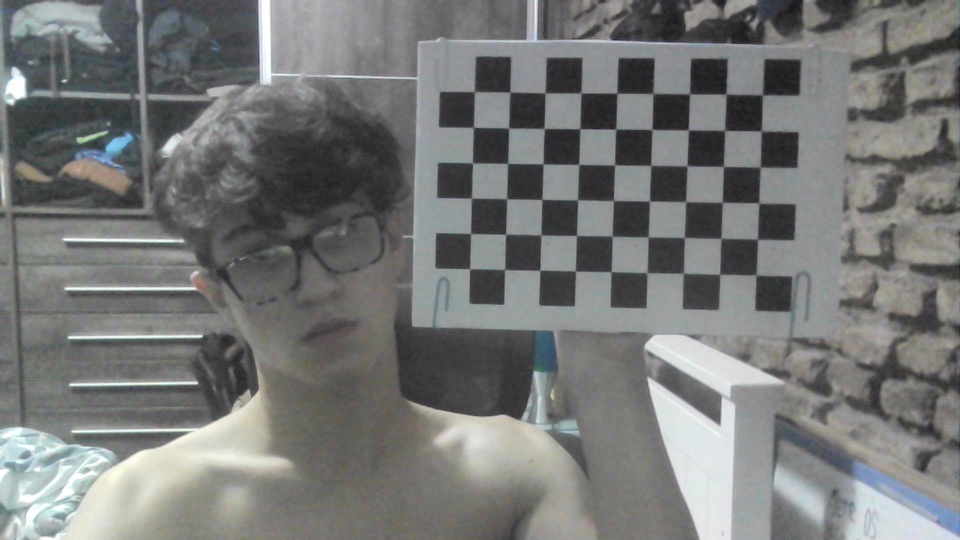
#> input picture src/computer_vision/computer/Python/calibration/calibration_images/camara juan/WIN_20240313_00_31_05_Pro.jpg, 1920 x 1080 px (shown at 1/2 size); its folder holds only this picture in this run
$ python monoCalibration.py
#> lines starting #> are read from the running program, lines starting #| are printed output that depends on the picture; after the words box and inside, x2 and y2 are one past the last pixel; in counts of white or black regions, pixels touching at a corner belong together; long printed decimals are rounded
import cv2 as cv
import numpy as np
import glob
import codecs, json

chessboardsize = (6, 9)
framesize = (1920, 1080)

# termination criteria
criteria = (cv.TERM_CRITERIA_EPS + cv.TERM_CRITERIA_MAX_ITER, 30, 0.001)

# prepare object points, like (0,0,0), (1,0,0), (2,0,0) ....,(6,5,0)
objp = np.zeros((chessboardsize[0]*chessboardsize[1], 3), np.float32)
objp[:, :2] = np.mgrid[0:chessboardsize[0], 0:chessboardsize[1]].T.reshape(-1, 2)

size_of_chessboard_squares_mm = 20
objp = objp * size_of_chessboard_squares_mm

# Arrays to store object points and image points from all the images.
objpoints = []  # 3d point in real world space
imgpoints = []  # 2d points in image plane.

# Get the path of the images
images = glob.glob('calibration_images/camara juan/*.jpg')

for image in images:
    print(image)
    img = cv.imread(image)
#> img is the input picture: shape (1080, 1920, 3); mean B, G, R 119.3, 119.5, 118.5
    gray = cv.cvtColor(img, cv.COLOR_BGR2GRAY)

    # Find the chess board corners
    ret, corners = cv.findChessboardCorners(gray, chessboardsize, None)
#> ret = True; corners = 54 rows, first 8: [1525.5, 189.5], [1522.5, 262.5], [1521, 334.5], [1518.5, 405.5], [1515, 479], [1511.8, 549.9], [1453, 189], [1450, 261]
    print(ret)
#| True

    # If found, add object points, image points (after refining them)
    if ret == True:
        objpoints.append(objp)

        corners2 = cv.cornerSubPix(gray, corners, (11, 11), (-1, -1), criteria)
#> corners2 = 54 rows, first 8: [1525.1, 190.6], [1522.9, 262.6], [1521, 334.7], [1518.1, 406.3], [1515.4, 479.1], [1512.8, 550.4], [1452.5, 188.6], [1450.2, 261.2]

        imgpoints.append(corners2)

        # Draw and display the corners
        img = cv.drawChessboardCorners(img, chessboardsize, corners2, ret)
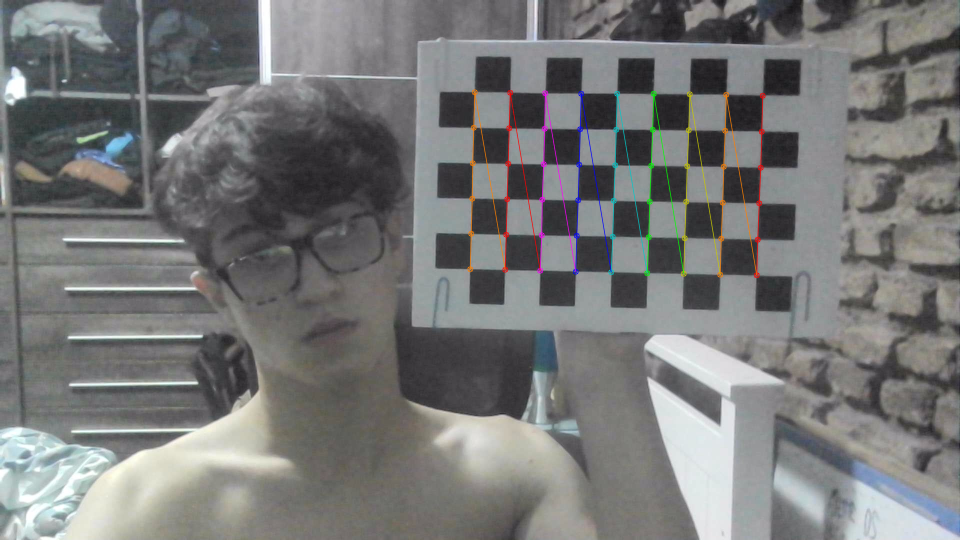
#> img: shape (1080, 1920, 3) (shown at 1/2 size); 1.09% of pixels changed, all inside (x1, y1, x2, y2) = (934, 178, 1532, 557)
        cv.imshow('img', img)
        cv.waitKey(1)  # Add this line

cv.destroyAllWindows()

############## CALIBRATION #######################################################

ret, cameraMatrix, dist, rvecs, tvecs = cv.calibrateCamera(objpoints, imgpoints, framesize, None, None)
#> ret = 0.327; cameraMatrix = [[3015.7, 0, 864.3], [0, 3019.6, 738.6], [0, 0, 1]]; dist = [[0.00953, 2.09, 0.00494, 0.00775, -24.07]]; rvecs = ([0.113, 0.0312, 1.6],); tvecs = ([183.2, -152.5, 841],)
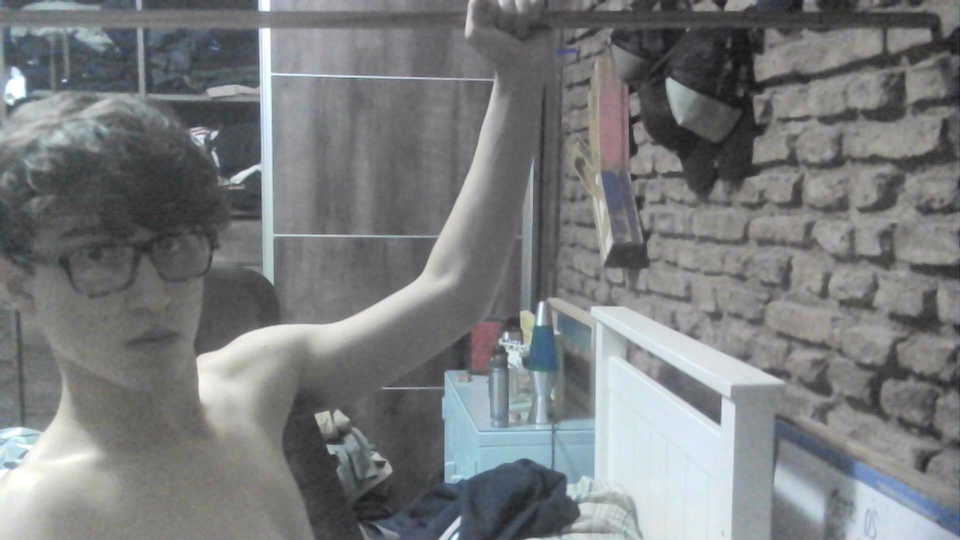
#> input picture src/computer_vision/computer/Python/calibration/calibration_images/test_image_juan.jpg, 1920 x 1080 px, found by its file name (shown at 1/2 size)
#> further down, img_ is the input picture: shape (1080, 1920, 3); mean B, G, R 125.2, 122.9, 121.1


calib = '{"cameraMatrix": [], "dist": []}'
calibData = json.loads(calib)
calibData["cameraMatrix"] = cameraMatrix.tolist()
calibData["dist"] = dist.tolist()

with open("camCalibrationData.json", "w") as cal:
    json.dump(calibData, cal)


############## UNDISTORTION #####################################################
def undistort_img(_img, _cameraMatrix, _dist):
    h,  w = _img.shape[:2]
#> h = 1080; w = 1920
    newCameraMatrix, roi = cv.getOptimalNewCameraMatrix(_cameraMatrix, _dist, (w,h), 1, (w,h))
#> newCameraMatrix = [[2805.8, 0, 848.6], [0, 2902.9, 748.5], [0, 0, 1]]; roi = (40, 39, 1790, 1034)

    # Undistort with Remapping
    mapx, mapy = cv.initUndistortRectifyMap(_cameraMatrix, _dist, None, newCameraMatrix, (w,h), 5)
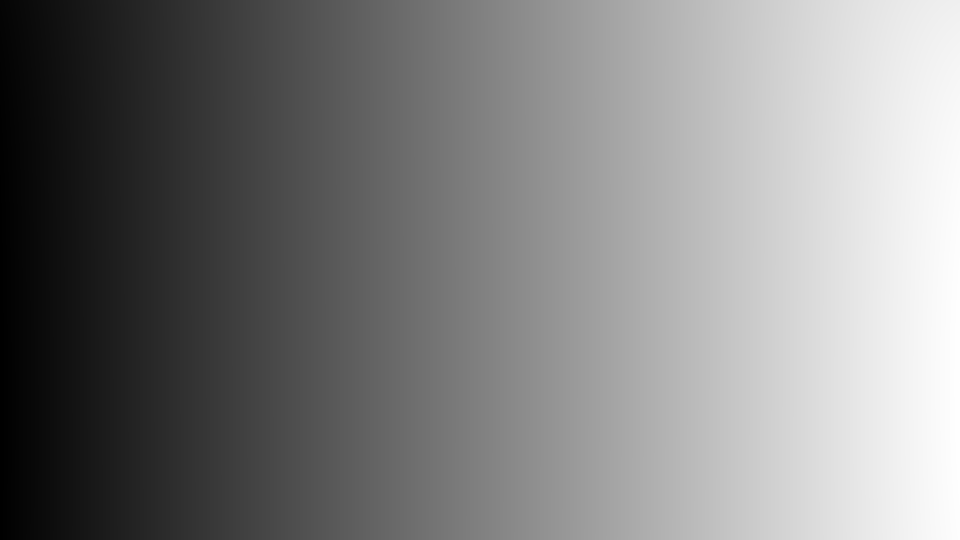
#> mapx: shape (1080, 1920) float32 (shown at 1/2 size); min -41.34, max 1992.1, mean 983.7; drawn with min black and max white
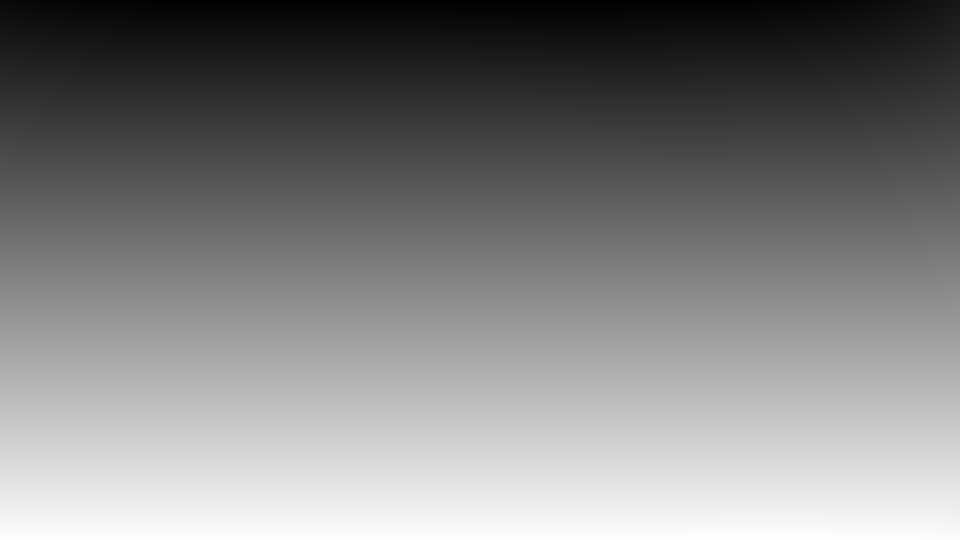
#> mapy: shape (1080, 1920) float32 (shown at 1/2 size); min -39.77, max 1086.1, mean 523.7; drawn with min black and max white
    dst = cv.remap(_img, mapx, mapy, cv.INTER_LINEAR)
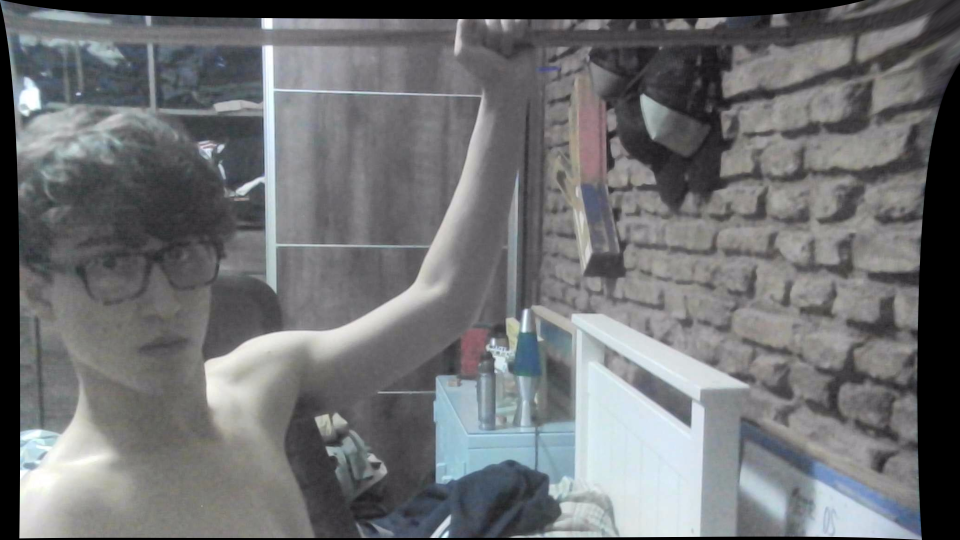
#> dst: shape (1080, 1920, 3) (shown at 1/2 size); mean B, G, R 114.4, 112.3, 110.7

    # crop the image
    x, y, w, h = roi
#> x = 40; y = 39; w = 1790; h = 1034
    dst = dst[y:y+h, x:x+w]
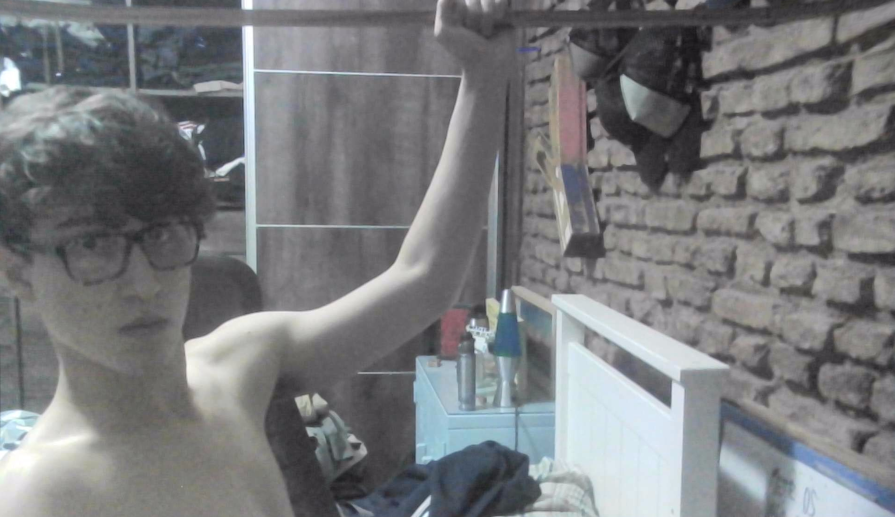
#> dst: shape (1034, 1790, 3) (shown at 1/2 size); mean B, G, R 125.3, 123.1, 121.3
    return dst


img_ = cv.imread('calibration_images/test_image_juan.jpg')
cv.imwrite('undistorted1.png', undistort_img(img_, cameraMatrix, dist))


# Reprojection Error
mean_error = 0

for i in range(len(objpoints)):
    imgpoints2, _ = cv.projectPoints(objpoints[i], rvecs[i], tvecs[i], cameraMatrix, dist)
    error = cv.norm(imgpoints[i], imgpoints2, cv.NORM_L2)/len(imgpoints2)
    mean_error += error
#> this loop made 1 pass
#> (error, mean_error) on pass 1: (0.0446, 0.0446)
#> after the loop, mean_error = 0.0446

print( "total error: {}".format(mean_error/len(objpoints)) )
#| total error: 0.04457
